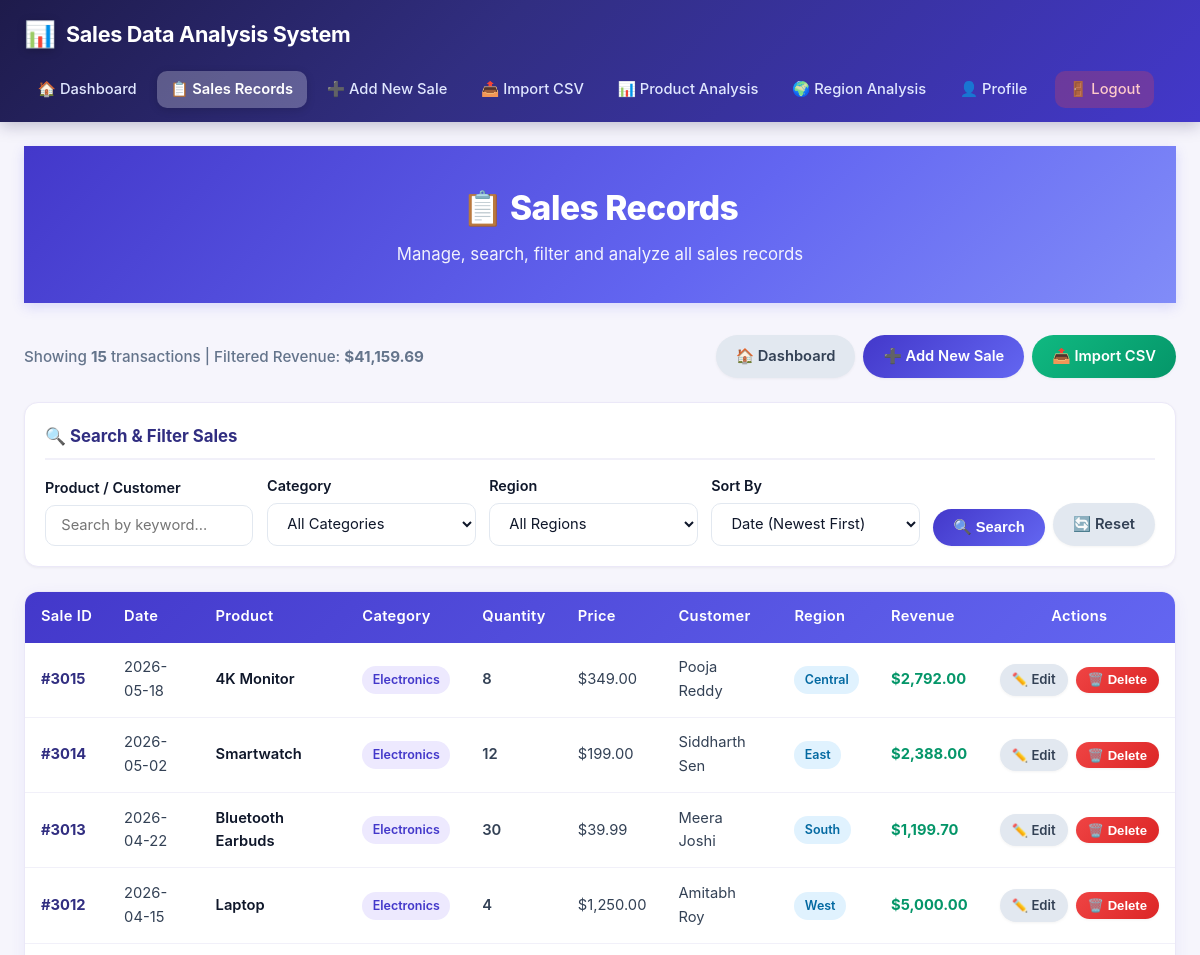
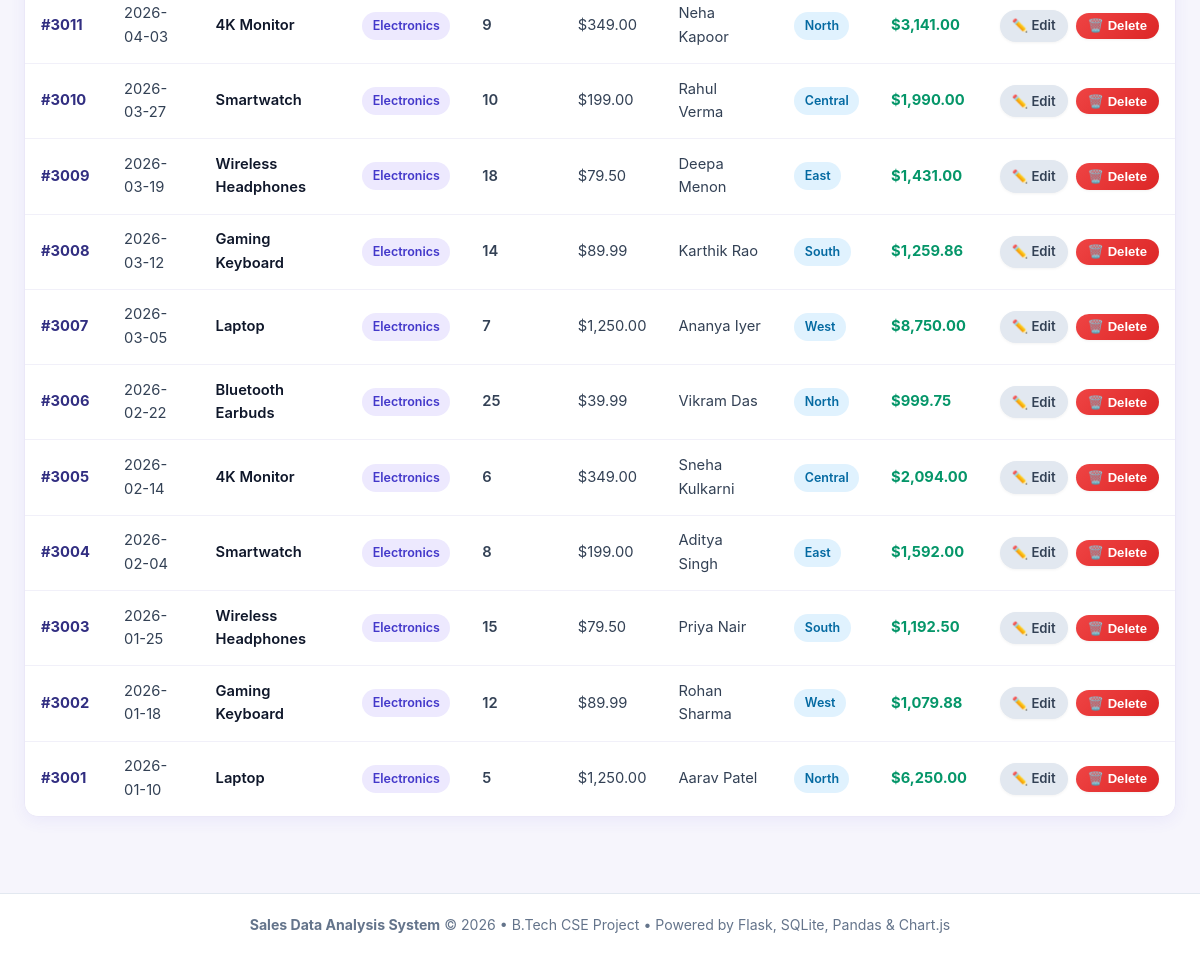
The app's page /sales (signed in) with its own data (2 pictures, top to bottom).
### tables this page shows
CREATE TABLE sales (
        sale_id INTEGER PRIMARY KEY AUTOINCREMENT,
        product_id INTEGER NOT NULL,
        sale_date DATE NOT NULL,
        quantity INTEGER NOT NULL,
        unit_price REAL NOT NULL,
        customer TEXT NOT NULL,
        region TEXT NOT NULL,
        user_id INTEGER NULL,
        created_at TIMESTAMP DEFAULT CURRENT_TIMESTAMP,
        FOREIGN KEY (product_id) REFERENCES products(product_id) ON DELETE CASCADE,
        FOREIGN KEY (user_id) REFERENCES users(user_id) ON DELETE SET NULL
    );

CREATE TABLE products (
        product_id INTEGER PRIMARY KEY AUTOINCREMENT,
        product_name TEXT NOT NULL,
        category TEXT NOT NULL,
        UNIQUE(product_name, category)
    );

### app.py (the view)
@app.route('/sales')
@login_required
def sales_records():
    search = request.args.get('search', '').strip()
    category = request.args.get('category', '').strip()
    region = request.args.get('region', '').strip()
    sort_by = request.args.get('sort_by', 'date_desc').strip()
    sales = database.get_all_sales(
        search=search or None,
        category=category or None,
        region=region or None,
        sort_by=sort_by
    )
    categories = database.get_all_categories()
    regions = ['North', 'South', 'East', 'West', 'Central']
    total_records = len(sales)
    filtered_revenue = sum(float(s['revenue']) for s in sales) if sales else 0.0
    filtered_quantity = sum(int(s['quantity']) for s in sales) if sales else 0
    return render_template(
        'sales_records.html',
        sales=sales,
        categories=categories,
        regions=regions,
        search=search,
        selected_category=category,
        selected_region=region,
        sort_by=sort_by,
        total_records=total_records,
        filtered_revenue=filtered_revenue,
        filtered_quantity=filtered_quantity
    )

### app.py (called while the page is built)
def login_required(f):
    @wraps(f)
    def decorated_function(*args, **kwargs):
        if 'user_id' not in session:
            flash("Please log in to access this page.", "warning")
            return redirect(url_for('login', next=request.path))
        return f(*args, **kwargs)
    return decorated_function

@app.context_processor
def inject_global_vars():
    current_user = None
    if 'user_id' in session:
        current_user = {
            'user_id': session.get('user_id'),
            'username': session.get('username'),
            'full_name': session.get('full_name'),
            'email': session.get('email'),
            'role': session.get('role', 'user'),
            'original_admin_id': session.get('original_admin_id'),
            'original_admin_name': session.get('original_admin_name')
        }
    return {
        'current_user': current_user,
        'db_type': database.get_active_db_type(),
        'db_error': database.get_db_error_message()
    }

### database.py (called while the page is built)
def get_active_db_type():
    global _ACTIVE_DB_TYPE
    if _ACTIVE_DB_TYPE is None:
        init_db()
    return _ACTIVE_DB_TYPE

def get_db_error_message():
    return _DB_ERROR_MESSAGE

def get_sqlite_connection():
    db_path = Config.SQLITE_DB_PATH
    conn = sqlite3.connect(db_path)
    conn.row_factory = sqlite3.Row
    return conn

def get_connection():
    db_type = get_active_db_type()
    if db_type == 'mysql':
        return get_mysql_connection(select_db=True)
    else:
        return get_sqlite_connection()

def get_all_categories():
    sql = "SELECT DISTINCT category FROM products ORDER BY category ASC"
    rows = execute_query(sql, fetchall=True)
    return [r['category'] for r in rows if r.get('category')]

### templates/sales_records.html (shortened to what this page needs)
{% extends "base.html" %}
{% block content %}
<div class="page-hero">
    <h1>📋 Sales Records</h1>
    <p>Manage, search, filter and analyze all sales records</p>
</div>
<div style="display: flex; justify-content: space-between; align-items: center; flex-wrap: wrap; gap: 1rem; margin-bottom: 1.5rem;">
    <div style="font-size: 0.95rem; color: var(--text-muted); font-weight: 500;">
        Showing <strong>{{ total_records }}</strong> transactions | Filtered Revenue: <strong>${{ "{:,.2f}".format(filtered_revenue) }}</strong>
    </div>
    <div class="btn-group">
        <a href="{{ url_for('dashboard') }}" class="btn btn-secondary">🏠 Dashboard</a>
        <a href="{{ url_for('add_sale') }}" class="btn btn-primary">➕ Add New Sale</a>
        <a href="{{ url_for('import_csv') }}" class="btn btn-success">📤 Import CSV</a>
    </div>
</div>
<div class="card filter-card">
    <div class="card-header" style="margin-bottom: 0.85rem; padding-bottom: 0.5rem;">
        <h3 class="card-title" style="font-size: 1.05rem;">🔍 Search &amp; Filter Sales</h3>
    </div>
    <form method="GET" action="{{ url_for('sales_records') }}" class="filter-form">
        <div class="filter-item">
            <label class="form-label" for="search">Product / Customer</label>
            <input
                type="text"
                class="form-control"
                id="search"
                name="search"
                placeholder="Search by keyword..."
                value="{{ search }}"
            >
        </div>
        <div class="filter-item">
            <label class="form-label" for="category">Category</label>
            <select class="form-control" id="category" name="category">
                <option value="">All Categories</option>
            </select>
        </div>
        <div class="filter-item">
            <label class="form-label" for="region">Region</label>
            <select class="form-control" id="region" name="region">
                <option value="">All Regions</option>
            </select>
        </div>
        <div class="filter-item">
            <label class="form-label" for="sort_by">Sort By</label>
            <select class="form-control" id="sort_by" name="sort_by">
                <option value="date_desc" {% if sort_by == 'date_desc' %}selected{% endif %}>Date (Newest First)</option>
            </select>
        </div>
        <div style="display: flex; gap: 0.5rem; align-items: flex-end;">
            <button type="submit" class="btn btn-primary">🔍 Search</button>
            <a href="{{ url_for('sales_records') }}" class="btn btn-secondary">🔄 Reset</a>
        </div>
    </form>
</div>
<div class="card" style="padding: 0; overflow: hidden;">
    {% if not sales %}
    <div class="empty-state" style="border: none; margin: 0;">
        <div class="empty-icon">📂</div>
        <h3>No Matching Sales Records</h3>
        <p>No transactions matched your current search filters. Try clearing the filters or adding a new sale.</p>
        <a href="{{ url_for('sales_records') }}" class="btn btn-secondary">Reset Filters</a>
    </div>
    {% else %}
    <div class="table-responsive">
        <table class="custom-table">
            <thead>
                <tr>
                    <th>Sale ID</th>
                    <th>Date</th>
                    <th>Product</th>
                    <th>Category</th>
                    <th>Quantity</th>
                    <th>Price</th>
                    <th>Customer</th>
                    <th>Region</th>
                    <th>Revenue</th>
                    <th style="text-align: center;">Actions</th>
                </tr>
            </thead>
            <tbody>
                {% for sale in sales %}
                <tr>
                    <td style="font-weight: 700; color: var(--primary-indigo);">#{{ sale.sale_id }}</td>
                    <td>{{ sale.sale_date }}</td>
                    <td style="font-weight: 600; color: var(--text-dark);">{{ sale.product_name }}</td>
                    <td><span class="badge-category">{{ sale.category }}</span></td>
                    <td style="font-weight: 600;">{{ sale.quantity }}</td>
                    <td>${{ "{:,.2f}".format(sale.unit_price) }}</td>
                    <td>{{ sale.customer }}</td>
                    <td><span class="badge-region">{{ sale.region }}</span></td>
                    <td style="font-weight: 700; color: #059669;">${{ "{:,.2f}".format(sale.revenue) }}</td>
                    <td style="text-align: center; white-space: nowrap;">
                        <div class="btn-group" style="justify-content: center;">
                            <a href="{{ url_for('edit_sale', sale_id=sale.sale_id) }}" class="btn btn-secondary btn-sm" title="Edit Record">
                                ✏️ Edit
                            </a>
                            <form method="POST" action="{{ url_for('delete_sale', sale_id=sale.sale_id) }}" class="form-delete-sale" style="display: inline;">
                                <button type="submit" class="btn btn-danger btn-sm" title="Delete Record">
                                    🗑️ Delete
                                </button>
                            </form>
                        </div>
                    </td>
                </tr>
                {% endfor %}
            </tbody>
        </table>
    </div>
    {% endif %}
</div>
{% endblock %}

### templates/base.html (shortened to what this page needs)
<!DOCTYPE html>
<html lang="en">
<head>
    <link rel="stylesheet" href="{{ url_for('static', filename='css/style.css') }}">
</head>
<body>
    <header class="main-header">
        <div class="header-container">
            <a href="{{ url_for('index') }}" class="brand-link">
                <span class="brand-icon">📊</span>
                <span>Sales Data Analysis System</span>
            </a>
            {% if current_user %}
            <nav>
                <ul class="nav-menu">
                    <li><a href="{{ url_for('dashboard') }}" class="nav-link {% if request.endpoint == 'dashboard' %}active{% endif %}">🏠 Dashboard</a></li>
                    <li><a href="{{ url_for('sales_records') }}" class="nav-link {% if request.endpoint in ['sales_records', 'edit_sale'] %}active{% endif %}">📋 Sales Records</a></li>
                    <li><a href="{{ url_for('add_sale') }}" class="nav-link {% if request.endpoint == 'add_sale' %}active{% endif %}">➕ Add New Sale</a></li>
                    <li><a href="{{ url_for('import_csv') }}" class="nav-link {% if request.endpoint == 'import_csv' %}active{% endif %}">📤 Import CSV</a></li>
                    <li><a href="{{ url_for('product_analysis') }}" class="nav-link {% if request.endpoint == 'product_analysis' %}active{% endif %}">📊 Product Analysis</a></li>
                    <li><a href="{{ url_for('region_analysis') }}" class="nav-link {% if request.endpoint == 'region_analysis' %}active{% endif %}">🌍 Region Analysis</a></li>
                    <li><a href="{{ url_for('profile') }}" class="nav-link {% if request.endpoint == 'profile' %}active{% endif %}">👤 Profile</a></li>
                    <li><a href="{{ url_for('logout') }}" class="nav-link logout">🚪 Logout</a></li>
                </ul>
            </nav>
            {% endif %}
        </div>
    </header>
    <main class="main-content">
        {% block content %}{% endblock %}
    </main>
    <footer class="main-footer">
        <p><strong>Sales Data Analysis System</strong> &copy; 2026 &bull; B.Tech CSE Project &bull; Powered by Flask, SQLite, Pandas &amp; Chart.js</p>
    </footer>
</body>
</html>

### records on screen
sales: sale_id "3015", sale_date "2026-05-18", product_name "4K Monitor", category "Electronics", quantity "8", unit_price "349.00", customer "Pooja Reddy", region "Central", revenue "2,792.00"
sales: sale_id "3014", sale_date "2026-05-02", product_name "Smartwatch", category "Electronics", quantity "12", unit_price "199.00", customer "Siddharth Sen", region "East", revenue "2,388.00"
sales: sale_id "3013", sale_date "2026-04-22", product_name "Bluetooth Earbuds", category "Electronics", quantity "30", unit_price "39.99", customer "Meera Joshi", region "South", revenue "1,199.70"
sales: sale_id "3012", sale_date "2026-04-15", product_name "Laptop", category "Electronics", quantity "4", unit_price "1,250.00", customer "Amitabh Roy", region "West", revenue "5,000.00"
sales: sale_id "3011", sale_date "2026-04-03", product_name "4K Monitor", category "Electronics", quantity "9", unit_price "349.00", customer "Neha Kapoor", region "North", revenue "3,141.00"
sales: sale_id "3010", sale_date "2026-03-27", product_name "Smartwatch", category "Electronics", quantity "10", unit_price "199.00", customer "Rahul Verma", region "Central", revenue "1,990.00"
sales: sale_id "3009", sale_date "2026-03-19", product_name "Wireless Headphones", category "Electronics", quantity "18", unit_price "79.50", customer "Deepa Menon", region "East", revenue "1,431.00"
sales: sale_id "3008", sale_date "2026-03-12", product_name "Gaming Keyboard", category "Electronics", quantity "14", unit_price "89.99", customer "Karthik Rao", region "South", revenue "1,259.86"
sales: sale_id "3007", sale_date "2026-03-05", product_name "Laptop", category "Electronics", quantity "7", unit_price "1,250.00", customer "Ananya Iyer", region "West", revenue "8,750.00"
sales: sale_id "3006", sale_date "2026-02-22", product_name "Bluetooth Earbuds", category "Electronics", quantity "25", unit_price "39.99", customer "Vikram Das", region "North", revenue "999.75"
sales: sale_id "3005", sale_date "2026-02-14", product_name "4K Monitor", category "Electronics", quantity "6", unit_price "349.00", customer "Sneha Kulkarni", region "Central", revenue "2,094.00"
sales: sale_id "3004", sale_date "2026-02-04", product_name "Smartwatch", category "Electronics", quantity "8", unit_price "199.00", customer "Aditya Singh", region "East", revenue "1,592.00"
sales: sale_id "3003", sale_date "2026-01-25", product_name "Wireless Headphones", category "Electronics", quantity "15", unit_price "79.50", customer "Priya Nair", region "South", revenue "1,192.50"
sales: sale_id "3002", sale_date "2026-01-18", product_name "Gaming Keyboard", category "Electronics", quantity "12", unit_price "89.99", customer "Rohan Sharma", region "West", revenue "1,079.88"
sales: sale_id "3001", sale_date "2026-01-10", product_name "Laptop", category "Electronics", quantity "5", unit_price "1,250.00", customer "Aarav Patel", region "North", revenue "6,250.00"

### other values on screen
{{ total_records }} "15"
{{ "{:,.2f}".format(filtered_revenue) }} "41,159.69"
